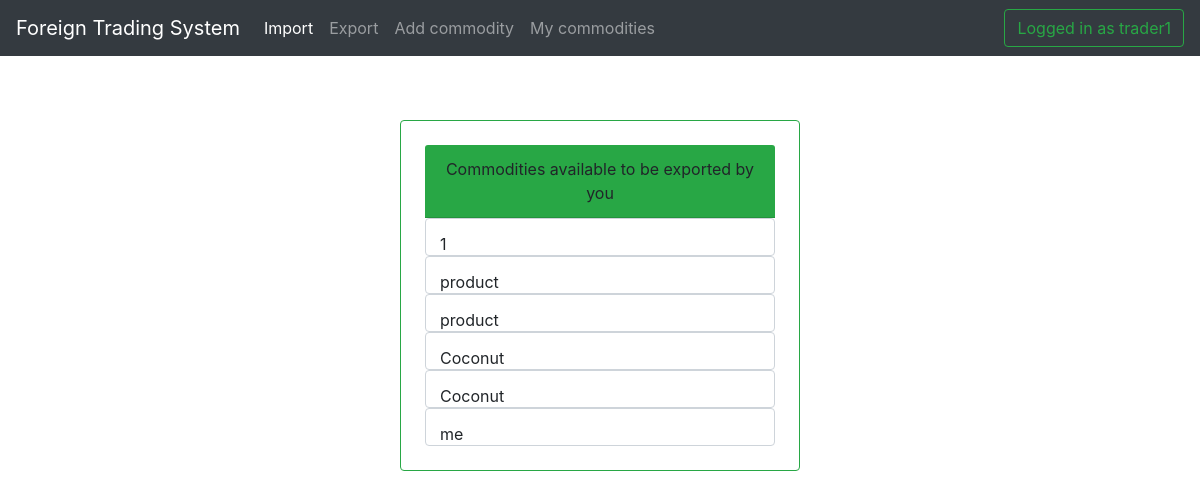
The app's page /trade/mycommodities/view/ (signed in), older data.
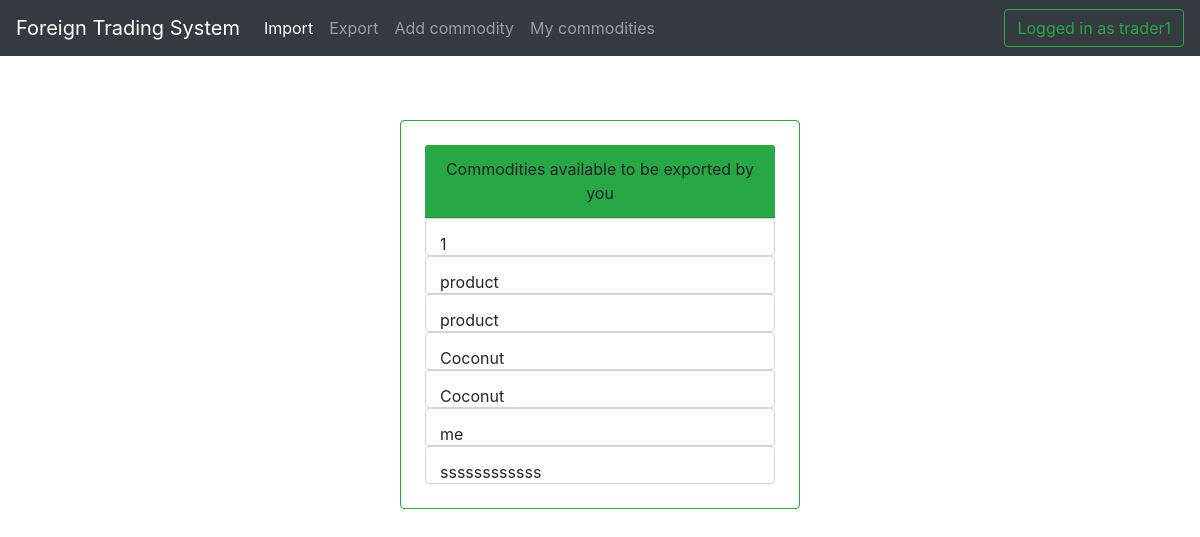
The same page, newer data.
### trade/models.py (models this page shows, shortened)
class Commodity(models.Model):
    commodityName = models.CharField( max_length = 50)
    exporterName = models.ForeignKey(User, on_delete=models.PROTECT)
    price = models.FloatField()
    quantityAvailable = models.IntegerField()
    description = models.TextField()

### trade/views.py (the view)
def myCommoditiesView(request):
    queryset = Commodity.objects.filter(exporterName = request.user)
    context = {
        'object_list' : queryset
    }
    return render(request, "trade/commodity_list.html", context)

### trade/templates/trade/commodity_list.html
{% extends 'basetemp.html' %}
{% block content %}
<center>
<div class="card border-success col-sm-4 mt-4 p-4">
<div class="card-header bg-success"> Commodities available to be exported by you</div>
<form>
  {% for obj in object_list %}
  <div class="form-control">
        <td><input type="text" readonly class="form-control-plaintext" value={{obj.commodityName}}></td>
  </div>
  {%endfor%}
</form>
</div>
</center>
{% endblock %}

Row changes from the older to the newer data that the page shows:
added Commodity: commodityName "ssssssssssss"
